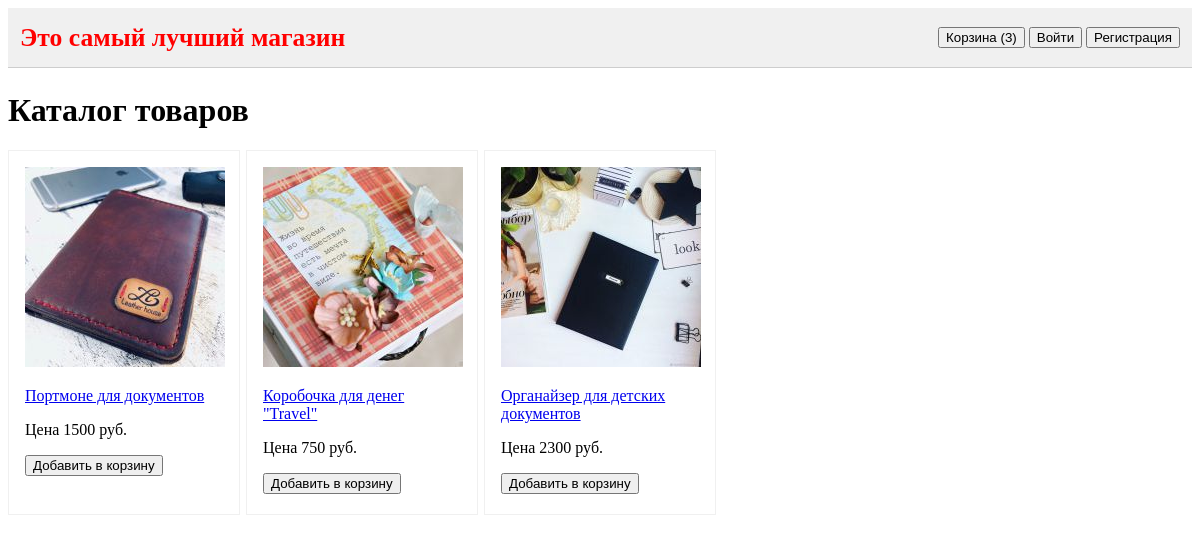
The page / on the database its author committed.
### tables this page shows
CREATE TABLE `catalog` (
  `id_prod` tinyint(3) UNSIGNED NOT NULL,
  `name` varchar(128) NOT NULL,
  `text` text NOT NULL,
  `price` smallint(6) NOT NULL
);

CREATE TABLE `catalog_img` (
  `id_img` tinyint(3) UNSIGNED NOT NULL,
  `id_prod` tinyint(3) UNSIGNED NOT NULL,
  `img` varchar(64) NOT NULL
);

### global/fns/fns_render.php (called while the page is built)
<?php
function renderBasket($template, $params = []) {
  extract($params);
  require TEMPLATE_DIR . $template . ".php";
}

### www/index.php (called while the page is built, shortened)
<?php
$arrCatalog = getCatalog();
renderBasket("catalog", ['arrCatalog' => $arrCatalog]);

### global/fns/fns_db.php (called while the page is built, shortened)
<?php
function my_connect() {
  static $connect = null;
  if (is_null($connect)) {
    $connect = mysqli_connect(HOST_MySQL, LOGIN_MySQL, PASS_MySQL, NAME_DB);
  }
  return $connect;
}
function my_query($query) {
  if (!$result = mysqli_query(my_connect(), $query)) {
    exit("Ошибка: Ошибка запроса в базу данных. Повторите попытку позже.");
  }
  return $result;
}

### global/fns/fns_catalog.php (called while the page is built, shortened)
<?php
function getCatalog() {
  $conn =
    my_query("select catalog.id_prod, catalog.name, catalog.price, catalog_img.img from catalog, catalog_img
              where catalog_img.img =
              (select catalog_img.img from catalog_img where catalog_img.id_prod = catalog.id_prod limit 1)");
  return mysqli_fetch_all($conn, MYSQLI_ASSOC);
}

### template/catalog.php (the view, shortened to what this page needs)
<!doctype html>
<html lang="ru">
<head>
  <link rel="stylesheet" href="./global/css/style.css">
</head>
<body>
  <?php
  include "header.php"
  ?>
  <h1>Каталог товаров</h1>
  <div class="catalog">
    <?php foreach ($arrCatalog as $value): ?>
      <div class="item">
        <a href="catalog_one.php?id=<?= $value['id_prod'] ?>">
          <img src="./images/small/<?= $value['img'] ?>" alt="">
        </a>
        <a href="catalog_one.php?id=<?= $value['id_prod'] ?>">
          <p><?= $value['name'] ?></p>
        </a>
        <p>Цена <?= $value['price'] ?> руб.</p>
        <form action="<?= $_SERVER['SCRIPT_NAME'] ?>" method="post">
          <input type="submit" name="submitAddBasket" class="submit" value="Добавить в корзину">
        </form>
      </div>
    <?php endforeach; ?>
  </div>
</body>
</html>

### template/header.php
<header>
  <div class="shop_name">Это самый лучший магазин</div>
  <div>
    <a href="basket.php" class="link_button">
      <button>Корзина
        <?php if (AMOUNT_BASKET > 0) : ?>
          (<?= AMOUNT_BASKET ?>)
        <?php endif; ?>
      </button>
    </a>
    <?php if (isset($_SESSION['user'])) : ?>
      <a href="user.php" class="link_button">
        <button>Личная страница</button>
      </a>
      <form action="<?= $_SERVER['REQUEST_URI'] ?>" method="post" style="display: inline-block;">
        <input type="submit" name="logout" value="Выйти" style="width: auto;">
      </form>
    <?php else: ?>
      <a href="login.php" class="link_button">
        <button>Войти</button>
      </a>
      <a href="register.php" class="link_button">
        <button>Регистрация</button>
      </a>
    <?php endif; ?>
  </div>
</header>

### www/global/css/style.css (style rules this page uses)
* { box-sizing: border-box }
input, textarea { display: block; margin: 4px 0; width: 400px; }
.submit { margin-top: 12px; width: auto; }
.catalog { display: flex; }
.item { padding: 16px; border: 1px solid #f0f0f0; max-width: 232px; margin-right: 6px; }
header { width: 100%; height: 60px; display: flex; justify-content: space-between; align-items: center; border-bottom: 1px solid #cdcdcd; background: #f0f0f0; margin-bottom: 24px; padding: 12px; }
.shop_name { font-weight: bold; font-size: 1.6rem; color: red; }
.link_button { display: inline-block; }

### rows shown on the page
catalog: catalog_img.img (picture), name "Портмоне для документов", price "1500"
catalog: catalog_img.img (picture), name "Коробочка для денег \"Travel\"", price "750"
catalog: catalog_img.img (picture), name "Органайзер для детских документов", price "2300"

### other values the page prints
AMOUNT_BASKET "3"
